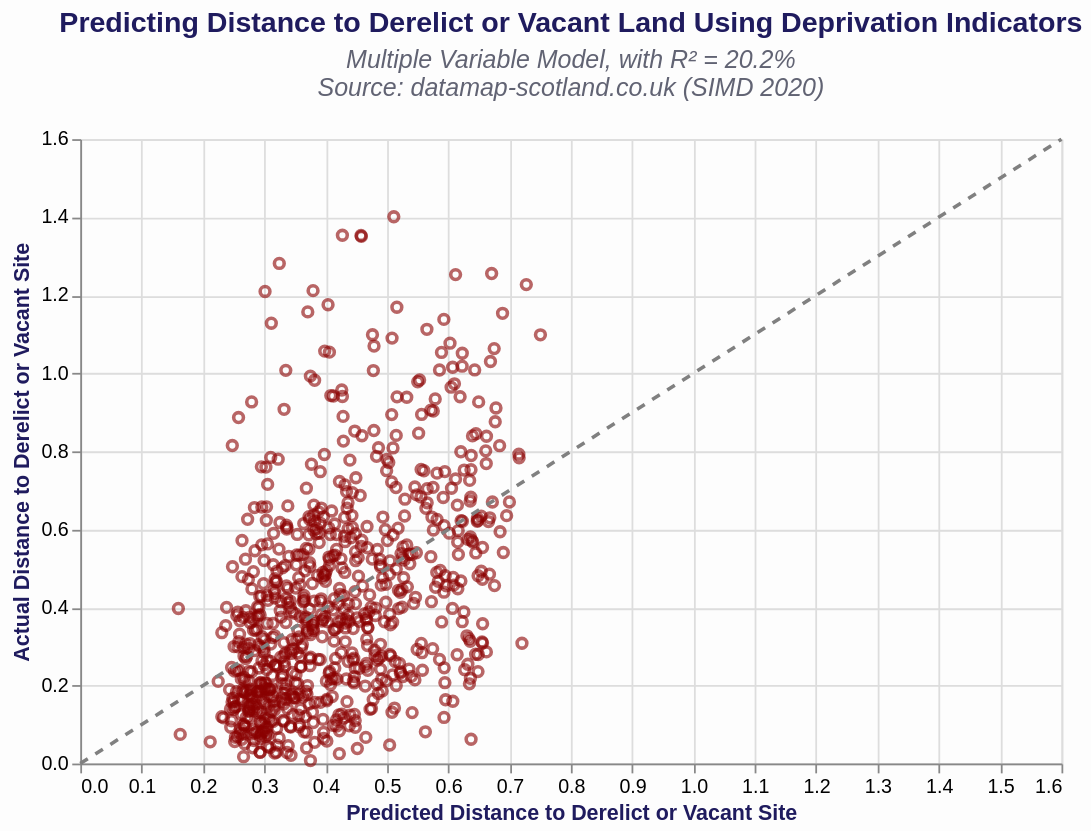

Source (Vega-Lite JSON):
### Vega-Lite specification from a JSON file in a GitHub repository (floating-point values rounded to 4 significant figures; data arrays with more than 128 entries replaced by an {"elided": "..."} marker saying what was removed)
{"config": {"view": {"continuousWidth": 300, "continuousHeight": 300}, "font": "Montserrat, sans-serif"}, "layer": [{"data": {"name": "data-9e19fb12ebfd502e98eef8b0bf6dfa47"}, "mark": {"type": "point", "color": "darkred", "opacity": 0.6}, "encoding": {"tooltip": [{"field": "Datazone", "type": "nominal"}, {"field": "dist_km", "format": ".3f", "title": "Actual Distance (km)", "type": "quantitative"}, {"field": "pred_multi", "format": ".3f", "title": "Predicted Distance (km)", "type": "quantitative"}], "x": {"axis": {"labelFontSize": 11, "titleColor": "#1f1b5e", "titleFontSize": 12}, "field": "pred_multi", "scale": {"domain": [0, 1.6]}, "title": "Predicted Distance to Derelict or Vacant Site", "type": "quantitative"}, "y": {"axis": {"labelFontSize": 11, "titleColor": "#1f1b5e", "titleFontSize": 12}, "field": "dist_km", "scale": {"domain": [0, 1.6]}, "title": "Actual Distance to Derelict or Vacant Site", "type": "quantitative"}}}, {"data": {"name": "data-f88f6ef18ddb294c31d0168c3ac80250"}, "mark": {"type": "line", "color": "gray", "strokeDash": [5, 5]}, "encoding": {"x": {"field": "x", "type": "quantitative"}, "y": {"field": "y", "type": "quantitative"}}}], "background": "#fdfdfd", "height": 350, "title": {"text": "Predicting Distance to Derelict or Vacant Land Using Deprivation Indicators", "anchor": "middle", "color": "#1f1b5e", "font": "Montserrat-Bold, sans-serif", "fontSize": 16, "offset": 15, "subtitle": ["Multiple Variable Model, with R² = 20.2%", "Source: datamap-scotland.co.uk (SIMD 2020)"], "subtitleColor": "#616373", "subtitleFontSize": 14, "subtitleFontStyle": "italic", "subtitlePadding": 6}, "width": 550, "$schema": "https://vega.github.io/schema/vega-lite/v5.20.1.json", "datasets": {"data-9e19fb12ebfd502e98eef8b0bf6dfa47": {"elided": "746 records"}, "data-f88f6ef18ddb294c31d0168c3ac80250": [{"x": 0, "y": 0}, {"x": 1.6, "y": 1.6}]}}
